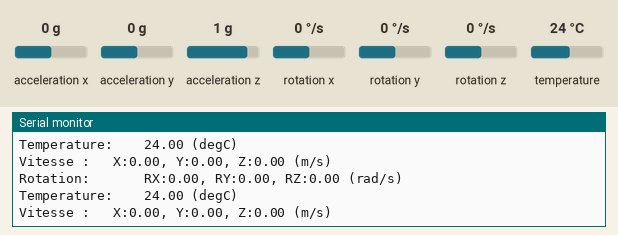
This sketch was run on a simulated Arduino Uno, built with avr-gcc and run on an emulated ATmega328P. Shown: the last lines printed to the serial monitor. The test bench sets the inputs (shaded band); at power-on: acceleration x 0 g, acceleration y 0 g, acceleration z 1 g, rotation x 0 °/s, rotation y 0 °/s, rotation z 0 °/s, temperature 24 °C.

Above: at 1.3 s.
1.4 s: acceleration x set to -1.4 g
At 1.51 s:
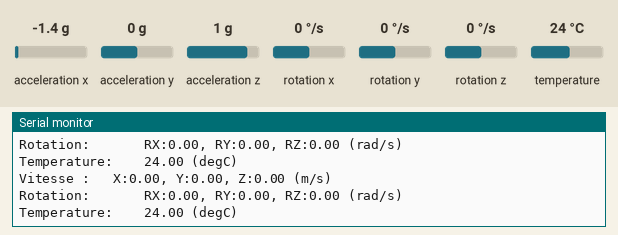
4.4 s: acceleration y set to -1.4 g
At 4.55 s:
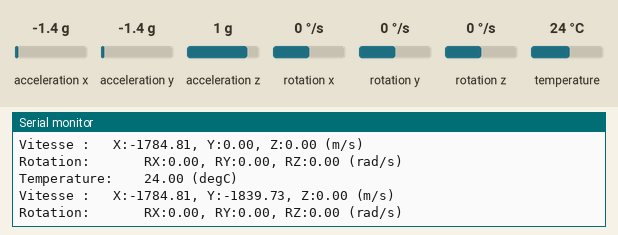
7.4 s: acceleration z set to -1.4 g
At 7.59 s:
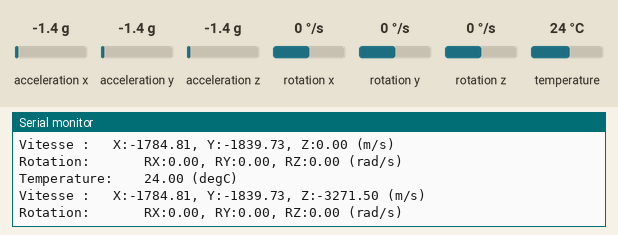
10.4 s: rotation x set to -192 °/s
At 10.58 s:
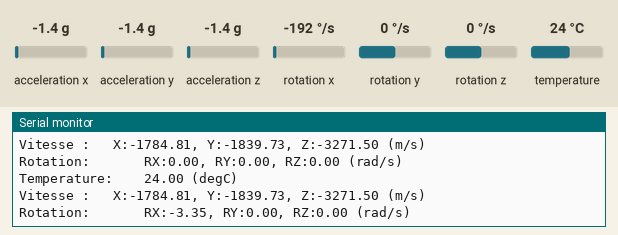
13.4 s: rotation y set to -192 °/s
At 13.51 s:
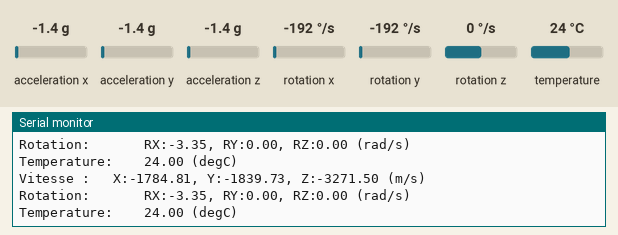
16.4 s: rotation z set to -192 °/s
At 16.4 s:
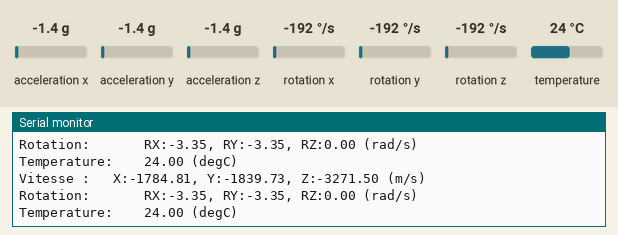

Measured:
- after the input at 4.4 s, the serial monitor: prints a new line after 0.08 s (image 2)
- after the input at 7.4 s, the serial monitor: prints a new line after 0.13 s (image 3)
- after the input at 10.4 s, the serial monitor: prints a new line after 0.18 s (image 4)

The sketch:

lecture_gyros_V.ino
```cpp
// Include the necessary libraries
#include <Adafruit_MPU6050.h>
#include <Adafruit_Sensor.h>
#include <Wire.h>

// Create an object for the MPU6050 sensor
Adafruit_MPU6050 mpu;
float corr_alx = -7.8;
float corr_aly = -1.7;
float corr_alz = 4.1;
float corr_aaz = 0;
float corr_aay = 0;
float corr_aax = 0;

unsigned long ti = 0; // initial time
float aX = 0; // actual acc
float aY = 0; // actual acc
float aZ = 0; // actual acc
float vX = 0; // actual speed
float vY = 0; // actual speed
float vZ = 0; // actual speed

// délai entre les mesures
int DELAI=50;


void setup() {
  // Initialize the serial communication
  Serial.begin(9600);

  // Check if the MPU6050 sensor is detected
  if (!mpu.begin()) {
    Serial.println("Failed to find MPU6050 chip");
    while (1) {
      delay(10);
    }
  }
  Serial.println("MPU6050 Found!");

  // set accelerometer range to +-8G
  mpu.setAccelerometerRange(MPU6050_RANGE_8_G);

  // set gyro range to +- 500 deg/s
  mpu.setGyroRange(MPU6050_RANGE_500_DEG);

  // set filter bandwidth to 21 Hz
  mpu.setFilterBandwidth(MPU6050_BAND_21_HZ);

  // Add a delay for stability
  delay(100);
}

void loop() {
  // Get new sensor events with the readings
  sensors_event_t a, g, temp;
  mpu.getEvent(&a, &g, &temp);

  // accélération actuelle
  float aXf = a.acceleration.x; // + corr_alx;
  float aYf = a.acceleration.y; // + corr_aly;
  float aZf = a.acceleration.z; // + corr_alz;

  // instant actuel
  unsigned long tf = millis();
  float dt;
  if (ti == 0){
    aX = aXf;
    aY = aYf;
    aZ = aZf;
    vX = 0;
    vY = 0;
    vZ = 0;// uniquement pour le démarrage des mesures
  } else {
    dt = tf-ti;
    // différence d'accélération
    float daX = aXf - aX;
    float daY = aYf - aY;
    float daZ = aZf - aZ;
    // sauver l'accélération actuelle
    aX = aXf;
    aY = aYf;
    aZ = aZf;

    vX += getIncrement(daX, dt);
    vY += getIncrement(daY, dt);
    vZ += getIncrement(daZ, dt);
  }
  ti = tf;


  // Print out the acceleration readings in m/s^2
  Serial.print("Vitesse :   X:");
  Serial.print(vX);
  Serial.print(", Y:");
  Serial.print(vY);
  Serial.print(", Z:");
  Serial.print(vZ);
  Serial.println(" (m/s)");

  // Print out the rotation readings in rad/s
  Serial.print("Rotation:       RX:");
  Serial.print(g.gyro.x + corr_aax);
  Serial.print(", RY:");
  Serial.print(g.gyro.y + corr_aay);
  Serial.print(", RZ:");
  Serial.print(g.gyro.z + corr_aaz);
  Serial.println(" (rad/s)");

  // Print out the temperature reading in degrees Celsius
  Serial.print("Temperature:    ");
  Serial.print(temp.temperature);
  Serial.println(" (degC)");

  // Add a blank line for readability
  Serial.println("");

  // Add a delay to avoid flooding the serial monitor
  delay(DELAI);
}

// définition de getSpeed
float getIncrement(float a, unsigned long deltaT){
  return a * deltaT;
}
```
